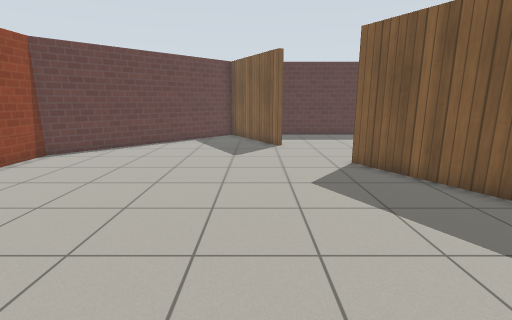
View 1 (above)

16 first-person views from a walk through a Gazebo world. The camera is 1.2 m above the floor, tilts 12° down and sees 85° across. The floor is counted in squares, 0.5 m on a side. Each view is taken from the middle of a square. On the plan, view 1 faces up. The plan holds only what a view shows up to about 18 squares ahead; the rest is blank. Gazebo's built-in surfaces are drawn with simple patterns.

View 2
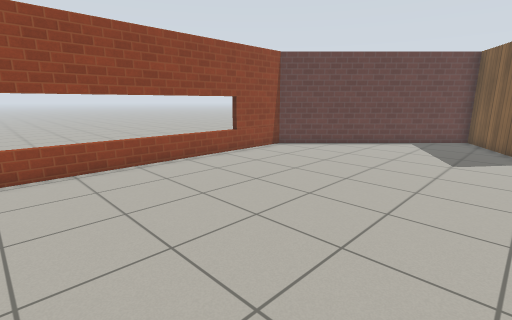

View 3
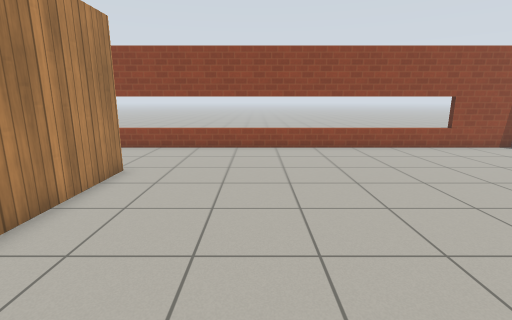

View 4
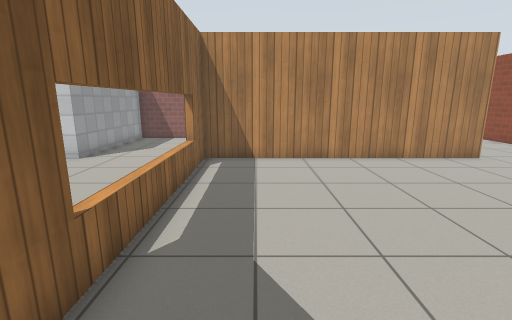

View 5
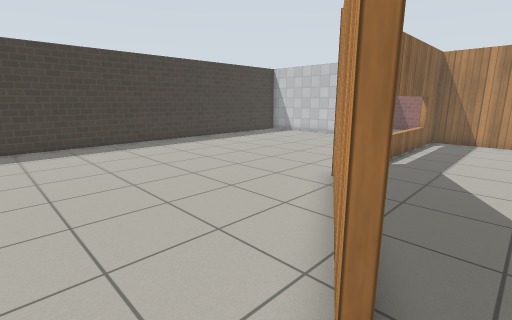

View 6
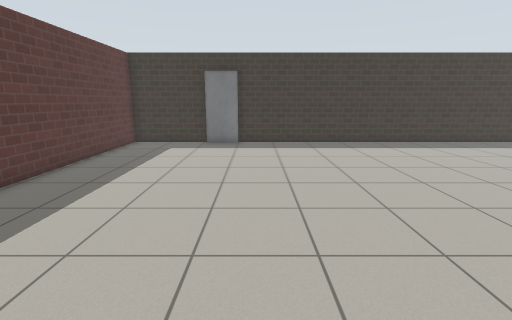

View 7
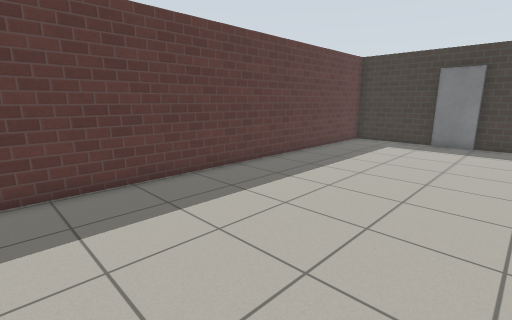

View 8
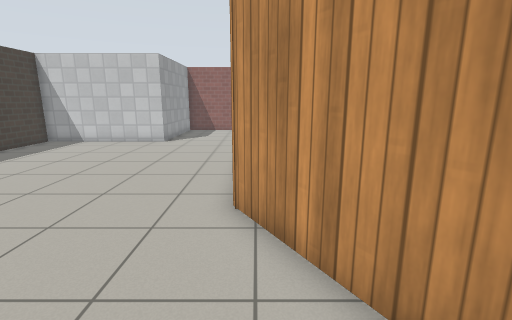

View 9
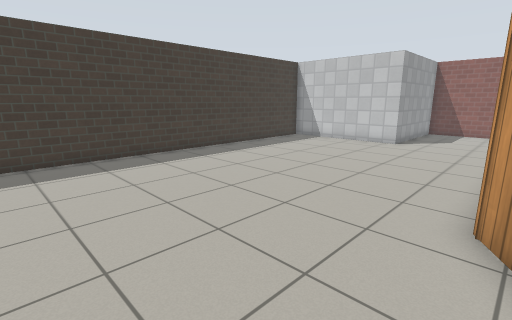

View 10
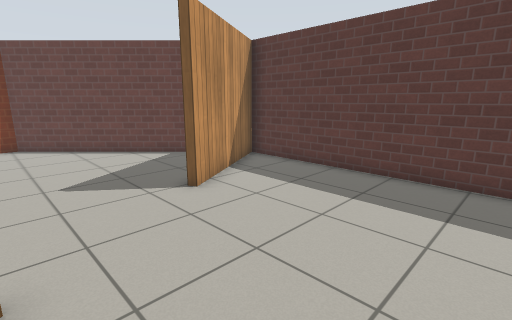

View 11
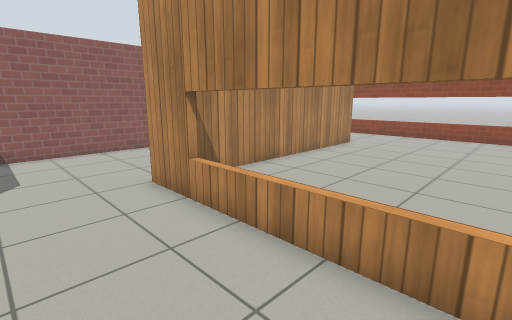

View 12
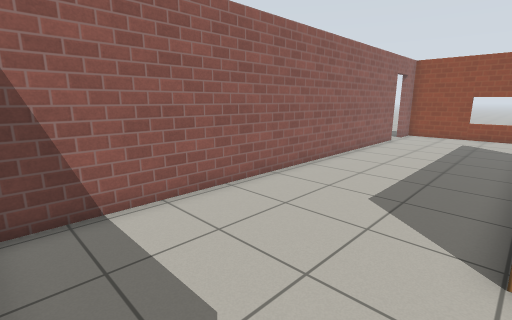

View 13
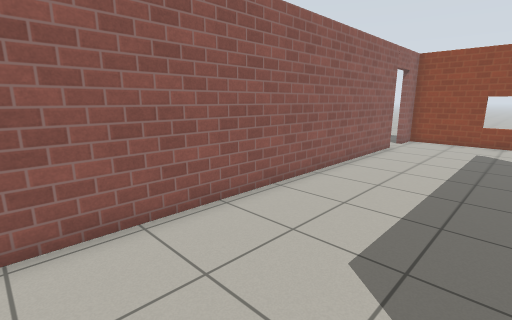

View 14
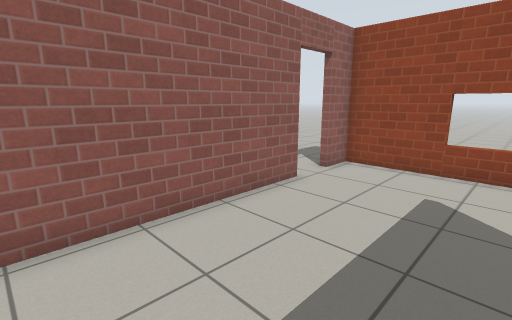

View 15
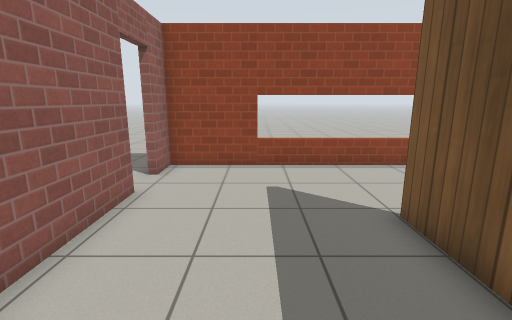

View 16
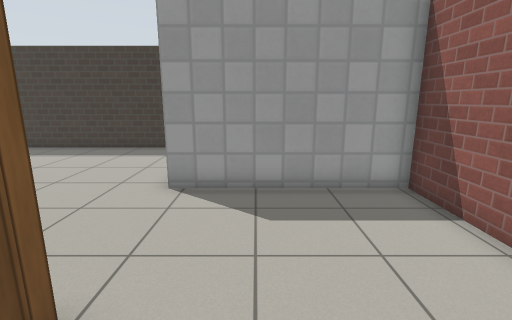

### Floor plan
Key: @ floor where view 1 was taken; # wall or solid block; . floor; D open door; = window, fence, low wall or low ledge; L door leaf.
Columns run from 10 left of view 1 to 19 right of it. Each row starts with its distance up from view 1.
 20        #######################
 19       ##.#...................#
 18      ##..##..................#
 17     ##....#..................#
 16    ##.....##.................L
 15   ##.........................L
 14  ##..........................L
 13 ##...........................#
 12 #............................#
 11 #............................#
 10 #.............#..............#
  9 #.............##.............#
  8 =..............##............#
  7 =...............#............#
  6 =...............##...........#
  5 =................#...........#
  4 =................#...........#
  3 =................#...........#
  2 =................=...........#
  1 =................=...........#
  0 =.........@......=...........#
 -1 =................=...........#
 -2 =................=...........#
 -3 =................=...........#
 -4 =................#...........#
 -5 =................#...........#
 -6 =.....############.....#######
 -7 =......................#
 -8 =......................#
 -9 #......................#
-10 #......................#
-11 #......................#
-12 #.DD..................##
-13 ###D###################
-14 ...

Where each view was taken, in squares from view 1:
view 1: 0 up, 0 right, facing up
view 2: 0 up, 1 right, facing up-left
view 3: 1 down, 5 right, facing left
view 4: 6 up, 5 right, facing down
view 5: 13 up, 3 right, facing down-right
view 6: 13 up, 3 right, facing right
view 7: 12 up, 2 right, facing up-right
view 8: 11 up, 7 right, facing down
view 9: 11 up, 7 right, facing down-right
view 10: 11 up, 8 right, facing up-left
view 11: 2 up, 11 right, facing down-left
view 12: 6 down, 12 right, facing down-left
view 13: 7 down, 9 right, facing down-left
view 14: 7 down, 1 right, facing down-left
view 15: 9 down, 1 right, facing left
view 16: 8 down, 5 right, facing right
